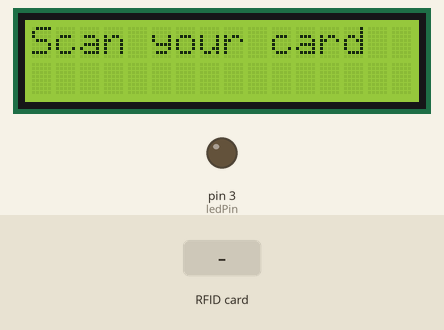
Simulated run of this sketch. Board: Arduino Uno, built with avr-gcc and run on an emulated ATmega328P. Parts: 16×2 character LCD, output pins drawn as LEDs (lit = HIGH). Dashed ring = blinking. The inputs (shaded band) are chosen by the test bench. Pins used as bus, display or sensor lines are not drawn; what the sketch prints to the serial monitor is not drawn.

Above: at 1.3 s.
1.4 s: RFID card 23 B8 AE FE held to the reader
At 1.55 s:
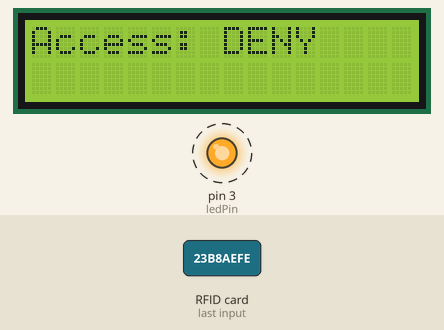
3.6 s: RFID card 5E 7A 19 C4 held to the reader
Timing chart, 0 to 8.7 s (numbered marks = the images above; inputs shaded):
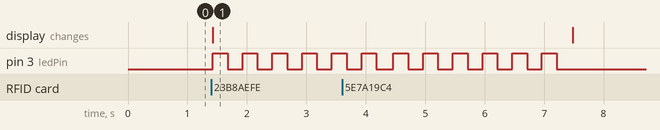

The sketch:

3_LCD_KTPALLOW.ino
```cpp
#include <SPI.h>
#include <MFRC522.h>
#include <Wire.h>
#include <LiquidCrystal_I2C.h>

// Pin dan konfigurasi RFID
#define RST_PIN         9  // Pin RST RFID
#define SS_PIN          10 // Pin SDA RFID

MFRC522 rfid(SS_PIN, RST_PIN);  // Membuat instance RFID
LiquidCrystal_I2C lcd(0x27, 16, 2);  // Inisialisasi LCD I2C dengan alamat 0x27

// Pin LED
const int ledPin = 3;   // Pin LED (sama untuk deny dan allow)

// UID yang diizinkan (allow) dengan panjang 7 byte
byte allowUIDs[][7] = {
  {0x05, 0x87, 0x3B, 0xCE, 0xF1, 0xB2, 0x00}  // Ganti dengan UID KTP Anda
};

// UID yang ditolak (deny) dengan panjang 4 byte
byte denyUIDs[][4] = {
  {0x23, 0xB8, 0xAE, 0xFE}  // Ganti dengan UID kartu yang ditolak
};

void setup() {
  Serial.begin(9600);   // Memulai komunikasi serial
  SPI.begin();          // Memulai SPI bus
  rfid.PCD_Init();      // Inisialisasi modul RFID

  lcd.init();           // Inisialisasi LCD
  lcd.backlight();      // Mengaktifkan lampu latar LCD
  lcd.clear();

  pinMode(ledPin, OUTPUT);   // Atur pin LED sebagai output

  Serial.println("Letakkan tag RFID di dekat modul...");
  lcd.setCursor(0, 0);
  lcd.print("Scan your card");
}

void loop() {
  // Jika tidak ada kartu yang terdeteksi, keluar dari loop
  if (!rfid.PICC_IsNewCardPresent()) {
    return;
  }

  // Jika tidak bisa membaca kartu, keluar dari loop
  if (!rfid.PICC_ReadCardSerial()) {
    return;
  }

  // Tampilkan UID di Serial Monitor untuk debugging
  Serial.print("UID tag: ");
  for (byte i = 0; i < rfid.uid.size; i++) {
    Serial.print(rfid.uid.uidByte[i] < 0x10 ? " 0" : " ");
    Serial.print(rfid.uid.uidByte[i], HEX);
  }
  Serial.println();

  // Cek apakah tag cocok dengan UID yang diizinkan
  if (checkUID7(rfid.uid.uidByte, rfid.uid.size, allowUIDs, sizeof(allowUIDs) / 7)) {
    allowAccess();  // Jika cocok, akses diizinkan
  }
  // Cek apakah tag cocok dengan UID yang ditolak
  else if (checkUID4(rfid.uid.uidByte, rfid.uid.size, denyUIDs, sizeof(denyUIDs) / 4)) {
    denyAccess();   // Jika cocok dengan UID yang ditolak, akses ditolak
  }
  else {
    denyAccess();   // Jika tidak cocok dengan keduanya, akses tetap ditolak
  }

  // Berhenti membaca kartu
  rfid.PICC_HaltA();
}

// Fungsi untuk memeriksa apakah UID dari tag dengan panjang 7 byte cocok dengan daftar UID tertentu
bool checkUID7(byte *tagUID, byte tagSize, byte allowedUIDs[][7], int numUIDs) {
  if (tagSize != 7) {
    return false;
  }
  for (int i = 0; i < numUIDs; i++) {
    bool match = true;
    for (byte j = 0; j < 7; j++) {
      if (tagUID[j] != allowedUIDs[i][j]) {
        match = false;
        break;
      }
    }
    if (match) {
      return true;  // Jika UID cocok, kembalikan true
    }
  }
  return false;  // Jika tidak ada yang cocok, kembalikan false
}

// Fungsi untuk memeriksa apakah UID dari tag dengan panjang 4 byte cocok dengan daftar UID tertentu
bool checkUID4(byte *tagUID, byte tagSize, byte allowedUIDs[][4], int numUIDs) {
  if (tagSize != 4) {
    return false;
  }
  for (int i = 0; i < numUIDs; i++) {
    bool match = true;
    for (byte j = 0; j < 4; j++) {
      if (tagUID[j] != allowedUIDs[i][j]) {
        match = false;
        break;
      }
    }
    if (match) {
      return true;  // Jika UID cocok, kembalikan true
    }
  }
  return false;  // Jika tidak ada yang cocok, kembalikan false
}

// Fungsi untuk memberikan akses (Allow)
void allowAccess() {
  lcd.clear();
  lcd.setCursor(0, 0);
  lcd.print("Access: ALLOW");
  Serial.println("Akses diizinkan");

  digitalWrite(ledPin, HIGH);  // Nyalakan LED
  delay(3000);                 // LED menyala selama 3 detik
  digitalWrite(ledPin, LOW);   // Matikan LED

  lcd.clear();
  lcd.setCursor(0, 0);
  lcd.print("Scan your card");
}

// Fungsi untuk menolak akses (Deny)
void denyAccess() {
  lcd.clear();
  lcd.setCursor(0, 0);
  lcd.print("Access: DENY");
  Serial.println("Akses ditolak");

  for (int i = 0; i < 6; i++) {  // Blink LED selama 3 detik
    digitalWrite(ledPin, HIGH);
    delay(250);
    digitalWrite(ledPin, LOW);
    delay(250);
  }

  lcd.clear();
  lcd.setCursor(0, 0);
  lcd.print("Scan your card");
}
```

Measured:
- after the input at 1.4 s, pin 3 (ledPin): alternates HIGH for 0.25 s and LOW for 0.25 s, starting at once; the display: changes at once (image 1)
